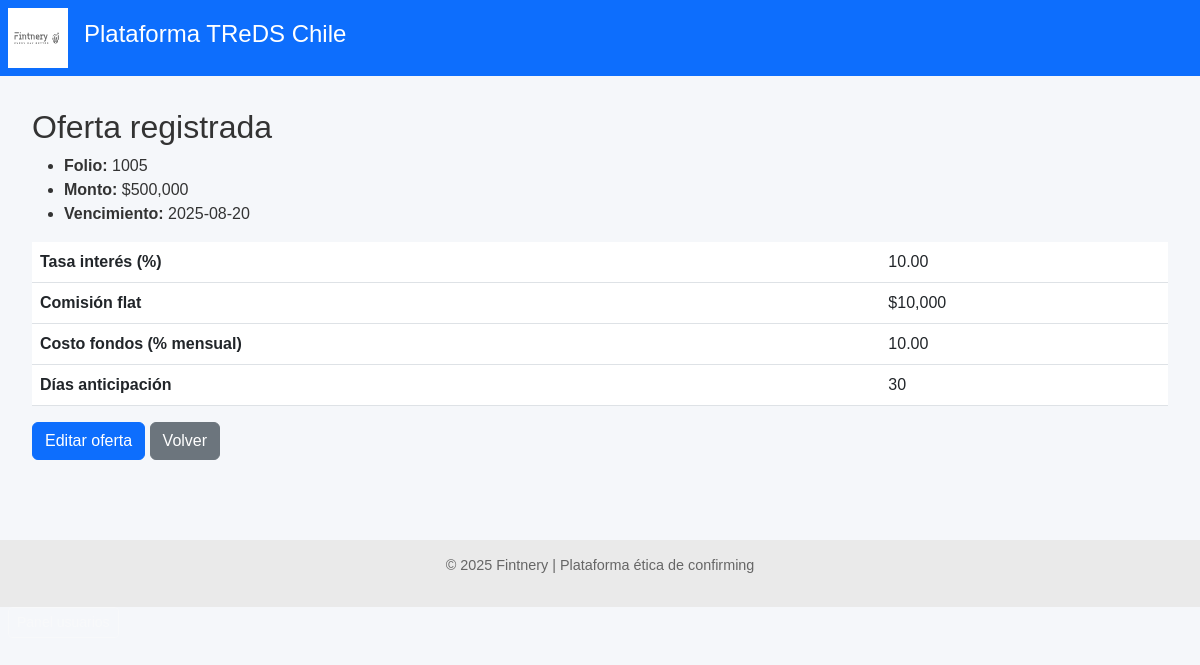
The page /financiador/ver-oferta/1 (signed in) on the database as committed earlier.
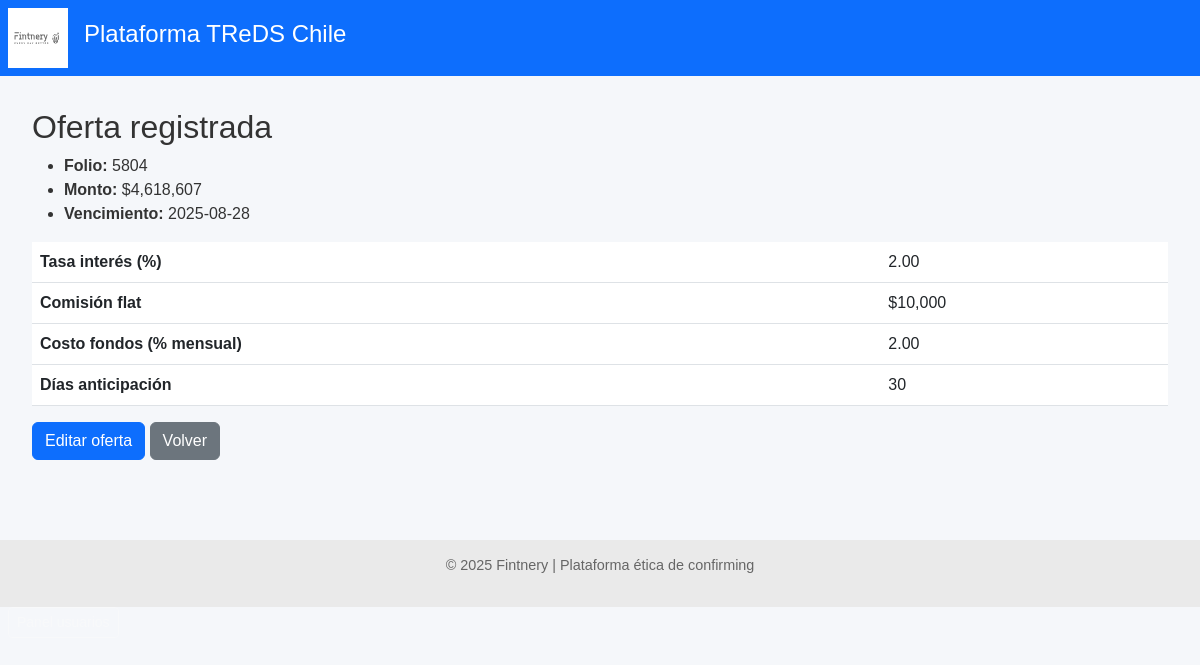
The same page on the database as committed later.
### models.py (models this page shows)
class FacturaDB(Base):
    __tablename__ = "facturas"
    id = Column(Integer, primary_key=True, index=True)
    rut_emisor = Column(String, index=True)
    rut_receptor = Column(String)
    tipo_dte = Column(String)
    folio = Column(Integer)
    monto = Column(Integer)
    estado_dte = Column(String)
    razon_social_emisor = Column(String)
    razon_social_receptor = Column(String)
    fecha_emision = Column(Date)
    fecha_vencimiento = Column(Date)
    fecha_vencimiento_original = Column(Date, nullable=True)
    modificacion_aceptada_por_proveedor = Column(Boolean, nullable=True, default=None)
    confirming_solicitado = Column(Boolean, default=False)
    origen_confirmacion = Column(String, default="Desconocido")
    financiador_adjudicado = Column(Integer, ForeignKey("financiadores.id"), nullable=True)
    proveedor_id = Column(Integer, ForeignKey("proveedores.id"))
    proveedor = relationship("Proveedor", back_populates="facturas")
    pagador_id = Column(Integer, ForeignKey("pagadores.id"))
    pagador = relationship("Pagador", back_populates="facturas")
    ofertas = relationship("OfertaFinanciamiento", back_populates="factura")
    financiador = relationship(
        "Financiador",
        primaryjoin=Financiador.id == foreign(cast(financiador_adjudicado, Integer)), viewonly=True,
        uselist=False,
    )

class OfertaFinanciamiento(Base):
    __tablename__ = "ofertas_financiamiento"
    id = Column(Integer, primary_key=True, index=True)
    tasa_interes = Column(Float)
    dias_anticipacion = Column(Integer)
    monto_total = Column(Float)
    comision_flat = Column(Float, default=0.0)
    precio_cesion = Column(Float)
    estado = Column(String, default="Oferta realizada")
    factura_id = Column(Integer, ForeignKey("facturas.id"))
    financiador_id = Column(Integer, ForeignKey("financiadores.id"))
    factura = relationship("FacturaDB", back_populates="ofertas")
    financiador = relationship("Financiador", back_populates="ofertas")

class Financiador(Base):
    __tablename__ = "financiadores"
    id = Column(Integer, primary_key=True, index=True)
    nombre = Column(String, nullable=False)
    usuario = Column(String, unique=True, index=True, nullable=False)
    clave_hash = Column(String, nullable=False)
    fondo_id = Column(Integer, ForeignKey("fondos.id"), nullable=False)
    fondo = relationship("Fondo", back_populates="financiadores")
    es_admin = Column(Boolean, default=False)
    costo_fondos_mensual = Column(Float, default=0.0)  # ← Explicita unidad mensual
    fecha_costo_fondos = Column(Date, default=None)    # ← Fecha de carga más reciente
    condiciones = relationship(
        "CondicionesPorPagador",
        back_populates="financiador",
        cascade="all, delete-orphan"
    )
    ofertas = relationship("OfertaFinanciamiento", back_populates="financiador")

### routers/financiador.py (the view)
@router.get("/ver-oferta/{oferta_id}")
def ver_oferta(oferta_id: int, request: Request, db: Session = Depends(get_db)):
    oferta = db.query(OfertaFinanciamiento).get(oferta_id)
    if not oferta or oferta.financiador_id != request.session.get("financiador_id"):
        raise HTTPException(status_code=403)
    return templates.TemplateResponse("ver_oferta.html", {
        "request": request,
        "factura": oferta.factura,
        "oferta": oferta
    })

### templates/ver_oferta.html (shortened to what this page needs)
{% extends "base.html" %}
{% block content %}
<h2>Oferta registrada</h2>
<ul>
  <li><strong>Folio:</strong> {{ factura.folio }}</li>
  <li><strong>Monto:</strong> ${{ "{:,.0f}".format(factura.monto) }}</li>
  <li><strong>Vencimiento:</strong> {{ factura.fecha_vencimiento }}</li>
</ul>
<table class="table">
  <tr>
    <th>Tasa interés (%)</th>
    <td>{{ '%.2f' % oferta.tasa_interes }}</td>
  </tr>
  <tr>
    <th>Comisión flat</th>
    <td>
      {% if oferta.comision_flat %}
          ${{ "{:,.0f}".format(oferta.comision_flat) }}
      {% else %}
          -
      {% endif %}
    </td>
  </tr>
  <tr>
    <th>Costo fondos (% mensual)</th>
    <td>{{ '%.2f' % oferta.financiador.costo_fondos_mensual }}</td>
  </tr>
  <tr>
    <th>Días anticipación</th>
    <td>{{ oferta.dias_anticipacion }}</td>
  </tr>
</table>
<a class="btn btn-primary" href="/financiador/editar-oferta/{{ oferta.id }}">Editar oferta</a>
<a class="btn btn-secondary" href="/financiador/marketplace">Volver</a>
{% endblock %}

Rows that differ between the two databases and show on the page:
changed FacturaDB: folio "1005" → "5804"; monto "500,000" → "4,618,607"; fecha_vencimiento "2025-08-20" → "2025-08-28"
changed OfertaFinanciamiento: tasa_interes "10.00" → "2.00"
changed Financiador: financiador.costo_fondos_mensual "10.00" → "2.00"
